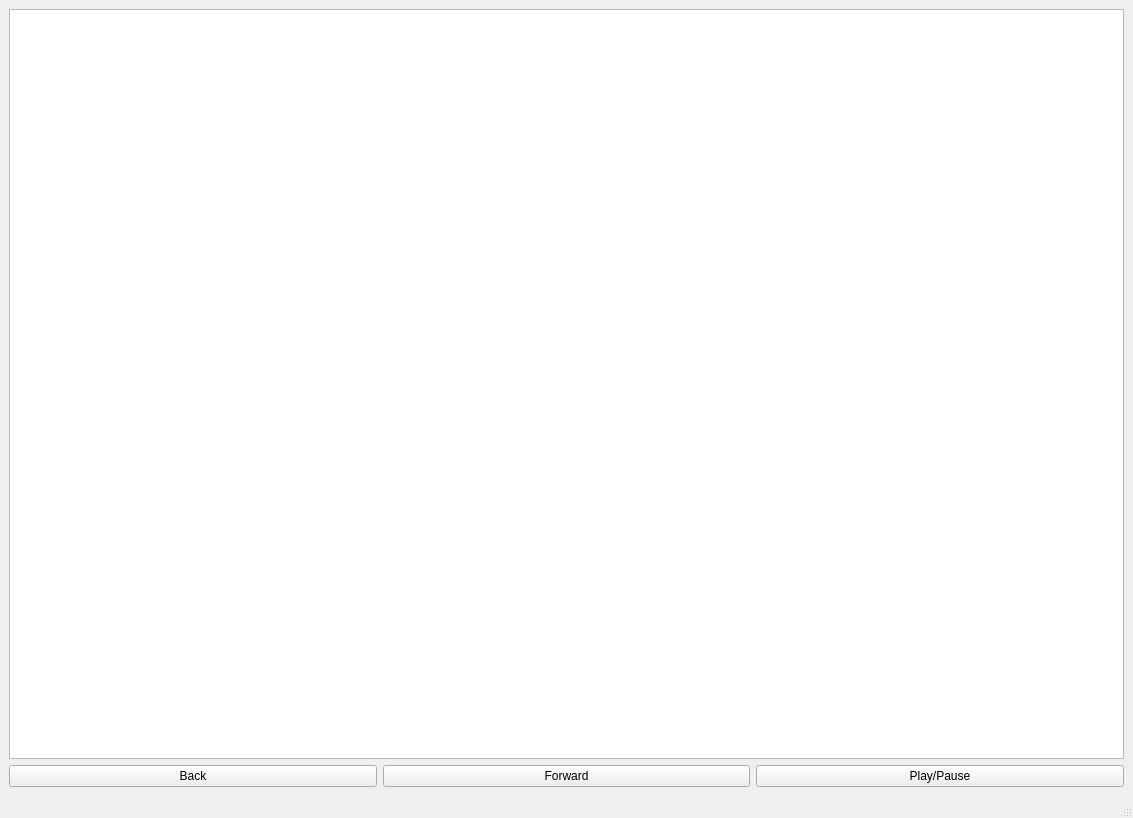
<?xml version="1.0" encoding="UTF-8"?>
<ui version="4.0">
 <class>MainWindow</class>
 <widget class="QMainWindow" name="MainWindow">
  <property name="geometry">
   <rect>
    <x>0</x>
    <y>0</y>
    <width>1133</width>
    <height>818</height>
   </rect>
  </property>
  <property name="windowTitle">
   <string>OnDA MLL Frame Viewer</string>
  </property>
  <widget class="QWidget" name="centralwidget">
   <layout class="QGridLayout" name="gridLayout">
    <item row="0" column="0">
     <layout class="QVBoxLayout" name="verticalLayout">
      <item>
       <widget class="ImageView" name="imageView">
        <property name="sizePolicy">
         <sizepolicy hsizetype="Expanding" vsizetype="Expanding">
          <horstretch>1</horstretch>
          <verstretch>0</verstretch>
         </sizepolicy>
        </property>
        <property name="baseSize">
         <size>
          <width>0</width>
          <height>0</height>
         </size>
        </property>
       </widget>
      </item>
      <item>
       <layout class="QHBoxLayout" name="horizontalLayout0">
        <item>
         <widget class="QPushButton" name="backButton">
          <property name="text">
           <string>Back</string>
          </property>
         </widget>
        </item>
        <item>
         <widget class="QPushButton" name="forwardButton">
          <property name="text">
           <string>Forward</string>
          </property>
         </widget>
        </item>
        <item>
         <widget class="QPushButton" name="playPauseButton">
          <property name="text">
           <string>Play/Pause</string>
          </property>
         </widget>
        </item>
       </layout>
      </item>
     </layout>
    </item>
   </layout>
  </widget>
  <widget class="QStatusBar" name="statusbar"/>
 </widget>
 <customwidgets>
  <customwidget>
   <class>ImageView</class>
   <extends>QGraphicsView</extends>
   <header location="global">pyqtgraph</header>
  </customwidget>
 </customwidgets>
 <resources/>
 <connections/>
</ui>
